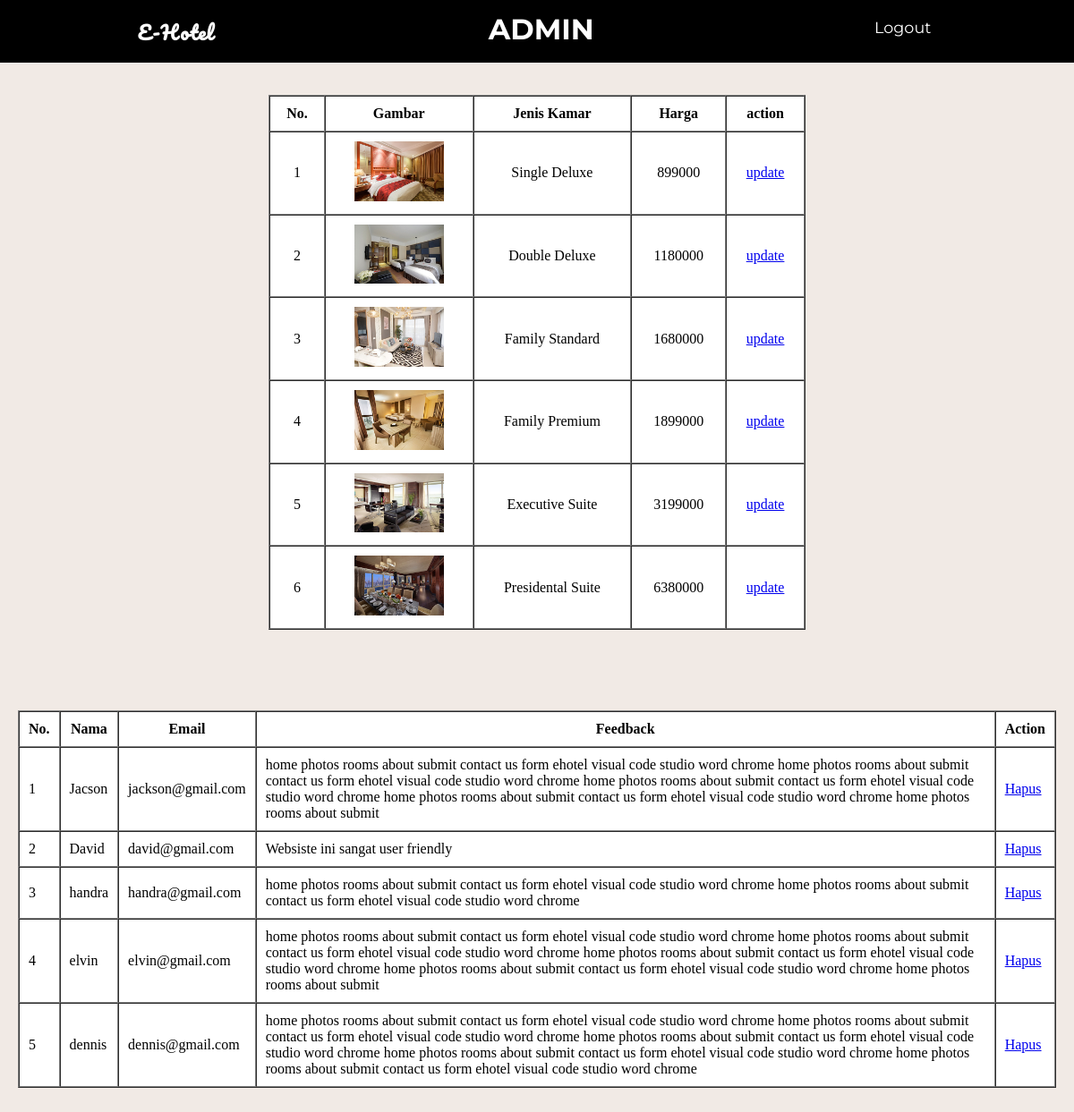
The app's page /admin/admin.php (signed in) with its own data.
### tables this page shows
CREATE TABLE `harga` (
  `id` int(3) NOT NULL,
  `gambar` varchar(50) NOT NULL,
  `jenis` varchar(50) NOT NULL,
  `harga` int(10) NOT NULL
);

CREATE TABLE `contact` (
  `id` int(3) NOT NULL,
  `nama` varchar(50) NOT NULL,
  `email` varchar(50) NOT NULL,
  `msg` text NOT NULL
);

### book/function.php (called while the page is built, shortened)
<?php
    $conn = mysqli_connect("localhost", "root", "", "ehotel");
    function query($query) {
        global $conn;
        $result = mysqli_query($conn, $query);
        $data = [];
        while ($datas = mysqli_fetch_assoc($result)) {
            $data[] = $datas;
        }
        return $data;
    }
?>

### admin/admin.php (the view, shortened to what this page needs)
<?php
    require '../book/function.php';
    $hasil = query("SELECT * FROM harga");
    $feeds = query("SELECT * FROM contact");
?>
<!DOCTYPE html>
<html lang="en">
<head>
    <link rel="stylesheet" href="adminStyle.css">
</head>
<body>
    <div class="bg_admin">
        <div class="navbar">
            <h4>E-Hotel</h4>
            <h1>ADMIN</h1>
            <a href="hapus.php">Logout</a>
        </div>
        <br><br>
        <table border="1" cellpadding="10" cellspacing="0" class="table1">
            <tr>
                <th>No.</th>
                <th>Gambar</th>
                <th>Jenis Kamar</th>
                <th>Harga</th>
                <th>action</th>
            </tr>
            <?php $i = 1;?>
            <?php foreach ($hasil as $data) :?>
            <tr>
                <td><?= $i; ?></td>
                <td><img src="../room/imgRoom/<?= $data["gambar"]; ?>" width="100"></td>
                <td><?= $data["jenis"]; ?></td>
                <td><?= $data["harga"]; ?></td>
                <td><a href="update.php?id=<?= $data["id"]; ?>">update</a></td>
            </tr>
            <?php $i++;?>
            <?php endforeach; ?>
        </table>
        <br><br><br><br><br>
        <table border="1" cellpadding="10" cellspacing="0" class="table2">
            <tr>
                <th>No.</th>
                <th>Nama</th>
                <th>Email</th>
                <th>Feedback</th>
                <th>Action</th>
            </tr>
            <?php $i = 1;?>
            <?php foreach ($feeds as $feed) :?>
            <tr>
                <td><?= $i; ?></td>
                <td><?= $feed["nama"]; ?></td>
                <td><?= $feed["email"]; ?></td>
                <td><?= $feed["msg"]; ?></td>
                <td><a href="delete.php?id=<?= $feed["id"]; ?>" onclick="return confirm('yakin?');">Hapus</a></td>
            </tr>
            <?php $i++;?>
            <?php endforeach; ?>
        </table>
    <br><br>
    </div>
</body>
</html>

### admin/adminStyle.css (style rules this page uses)
body { margin: 0; padding: 0; }
.bg_admin { background-color: rgb(241, 234, 229); }
.bg_admin h4 { font-family: 'Pacifico', cursive; color: #ffffff; font-size: 1.3em; letter-spacing: 1px; position: relative; top: -10px; }
.bg_admin .navbar h1 { color: white; position: relative; font-family: 'Montserrat', sans-serif; top: -8px; }
.bg_admin .navbar a { color: white; text-decoration: none; font-family: 'Montserrat', sans-serif; font-size: 1.1em; height: 47px; width: 75px; text-align: center; position: relative; top: 20px; }
.bg_admin .navbar { display: flex; background-color: black; height: 70px; justify-content: space-around; }
.bg_admin table { margin: 0 auto; background-color: white; }
.bg_admin .table1 { width: 600px; text-align: center; }
.bg_admin .table2 { margin: 0 20px; margin-bottom: 50px; }

### records on screen
harga: gambar (picture), jenis "Single Deluxe", harga "899000"
harga: gambar (picture), jenis "Double Deluxe", harga "1180000"
harga: gambar (picture), jenis "Family Standard", harga "1680000"
harga: gambar (picture), jenis "Family Premium", harga "1899000"
harga: gambar (picture), jenis "Executive Suite", harga "3199000"
harga: gambar (picture), jenis "Presidental Suite", harga "6380000"
contact: nama "Jacson", email "jackson@gmail.com", msg "home photos rooms about submit contact us form ehotel visual code studio word chrome home photos rooms about submit contact us form ehotel visual code studio word chrome home photos rooms about submit contact us form ehotel visual code studio word chrome home photos rooms about submit contact us form ehotel visual code studio word chrome home photos rooms about submit"
contact: nama "David", email "david@gmail.com", msg "Websiste ini sangat user friendly"
contact: nama "handra", email "handra@gmail.com", msg "home photos rooms about submit contact us form ehotel visual code studio word chrome home photos rooms about submit contact us form ehotel visual code studio word chrome"
contact: nama "elvin", email "elvin@gmail.com", msg "home photos rooms about submit contact us form ehotel visual code studio word chrome home photos rooms about submit contact us form ehotel visual code studio word chrome home photos rooms about submit contact us form ehotel visual code studio word chrome home photos rooms about submit contact us form ehotel visual code studio word chrome home photos rooms about submit"
contact: nama "dennis", email "dennis@gmail.com", msg "home photos rooms about submit contact us form ehotel visual code studio word chrome home photos rooms about submit contact us form ehotel visual code studio word chrome home photos rooms about submit contact us form ehotel visual code studio word chrome home photos rooms about submit contact us form ehotel visual code studio word chrome home photos rooms about submit contact us form ehotel visual code studio word chrome"
